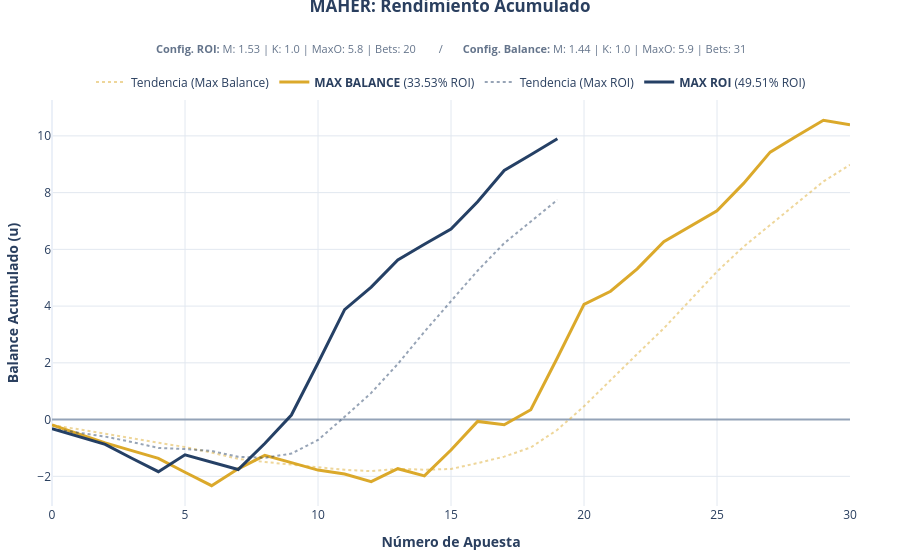

Write notebook code for a chart like this one.
### Code cell
# --- VISUALIZACIÓN DE LA MEJOR ESTRATEGIA: MAHER (ROI vs BALANCE) ---

if 'best_history_maher' in locals() and not df_grid_maher_sorted.empty:
    # -------------------------------------------------------------------------
    # PREPARACIÓN DE DATOS: ESTRATEGIA MEJOR ROI
    # -------------------------------------------------------------------------
    df_viz_roi = best_history_maher.sort_values('Date').reset_index(drop=True)
    df_viz_roi['Balance_Cum'] = df_viz_roi['Ganancia'].cumsum()
    df_viz_roi['MA_Balance'] = df_viz_roi['Balance_Cum'].rolling(window=7, min_periods=1).mean()

    # Parámetros ROI
    roi_row = df_grid_maher_sorted.iloc[0]
    r_val, r_bal, r_bets = roi_row['ROI(%)'], roi_row['Balance'], int(roi_row['Apuestas'])
    r_marg, r_kelly, r_max_o = roi_row['Margen'], roi_row['Kelly'], roi_row['Max_Odd']

    # -------------------------------------------------------------------------
    # PREPARACIÓN DE DATOS: ESTRATEGIA MEJOR BALANCE (REGENERACIÓN VECTORIZADA)
    # -------------------------------------------------------------------------
    bal_row = df_grid_maher_sorted.sort_values(by='Balance', ascending=False).iloc[0]

    if (bal_row['Margen'] != r_marg) or (bal_row['Kelly'] != r_kelly) or (bal_row['Max_Odd'] != r_max_o):
        b_m, b_k, b_mo = bal_row['Margen'], bal_row['Kelly'], bal_row['Max_Odd']
        mask_bal = valid_mask_base & (odds_flat <= b_mo) & (probs_flat * odds_flat > b_m)
        df_viz_bal = pd.DataFrame({
            'Date': fechas_flat[mask_bal],
            'Ganancia': profit_base[mask_bal] * b_k * unit
        }).sort_values('Date').reset_index(drop=True)
    else:
        df_viz_bal = df_viz_roi.copy()

    df_viz_bal['Balance_Cum'] = df_viz_bal['Ganancia'].cumsum()
    df_viz_bal['MA_Balance'] = df_viz_bal['Balance_Cum'].rolling(window=7, min_periods=1).mean()

    b_val, b_bal_total, b_bets = bal_row['ROI(%)'], bal_row['Balance'], int(bal_row['Apuestas'])
    b_marg, b_kelly, b_max_o = bal_row['Margen'], bal_row['Kelly'], bal_row['Max_Odd']

    # -------------------------------------------------------------------------
    # DISEÑO DEL GRÁFICO (PLOTLY)
    # -------------------------------------------------------------------------
    fig = go.Figure()

    # Trazas de Balance
    fig.add_trace(go.Scatter(x=df_viz_bal.index, y=df_viz_bal['MA_Balance'], name='Tendencia (Max Balance)',
                             line=dict(color='rgba(218, 165, 32, 0.45)', width=2, dash='dot')))

    fig.add_trace(go.Scatter(x=df_viz_bal.index, y=df_viz_bal['Balance_Cum'],
                             name=f'<b>MAX BALANCE</b> ({b_val:.2f}% ROI)',
                             line=dict(color='rgba(218, 165, 32, 0.95)', width=3)))

    # Trazas de ROI
    fig.add_trace(go.Scatter(x=df_viz_roi.index, y=df_viz_roi['MA_Balance'], name='Tendencia (Max ROI)',
                             line=dict(color='rgba(26, 54, 93, 0.45)', width=2, dash='dot')))

    fig.add_trace(go.Scatter(x=df_viz_roi.index, y=df_viz_roi['Balance_Cum'],
                             name=f'<b>MAX ROI</b> ({r_val:.2f}% ROI)',
                             line=dict(color='rgba(26, 54, 93, 0.95)', width=3)))

    # Construcción del subtítulo con toda la información
    subtitle_text = (f"<b>Config. ROI:</b> M: {r_marg} | K: {r_kelly} | MaxO: {r_max_o} | Bets: {r_bets}  "
                     f"      /       "
                     f"<b>Config. Balance:</b> M: {b_marg} | K: {b_kelly} | MaxO: {b_max_o} | Bets: {b_bets}")

    fig.update_layout(
        template='plotly_white',
        title={'text': '<b>MAHER: Rendimiento Acumulado</b>', 'y': 1, 'x': 0.5, 'xanchor': 'center'},
        annotations=[
            dict(
                text=subtitle_text,
                showarrow=False,
                xref="paper", yref="paper",
                x=0.5,
                y=1.15,
                font=dict(size=11, color="#64748b")
            )
        ],
        hovermode='x unified',
        paper_bgcolor='white',
        plot_bgcolor='white',
        xaxis=dict(title='<b>Número de Apuesta</b>', gridcolor='#e2e8f0'),
        yaxis=dict(title='<b>Balance Acumulado (u)</b>', zeroline=True, zerolinecolor='#94a3b8', gridcolor='#e2e8f0'),

        # Leyenda horizontal entre el subtítulo y el gráfico
        legend=dict(
            orientation="h",
            yanchor="top",
            y=1.08,
            xanchor="center",
            x=0.5
        ),

        # Margen superior ajustado para eliminar el vacío
        margin=dict(t=100, b=50, l=50, r=50)
    )

    fig.show()
else:
    print("⚠️ No hay datos suficientes para graficar.")

### Figure 1 — Plotly figure (JSON) as saved in the notebook; plotly's stock layout.template omitted (floating-point values rounded to 4 significant figures)
{"data": [{"line": {"color": "rgba(218, 165, 32, 0.45)", "dash": "dot", "width": 2}, "name": "Tendencia (Max Balance)", "type": "scatter", "x": [0, 1, 2, 3, 4, 5, 6, 7, 8, 9, 10, 11, 12, 13, 14, 15, 16, 17, 18, 19, 20, 21, 22, 23, 24, 25, 26, 27, 28, 29, 30], "y": [-0.1881, -0.341, -0.5004, -0.6485, -0.7924, -0.9697, -1.164, -1.385, -1.495, -1.595, -1.693, -1.771, -1.818, -1.733, -1.769, -1.741, -1.534, -1.306, -0.9827, -0.359, 0.4685, 1.398, 2.311, 3.216, 4.215, 5.218, 6.096, 6.862, 7.644, 8.392, 8.981]}, {"line": {"color": "rgba(218, 165, 32, 0.95)", "width": 3}, "name": "<b>MAX BALANCE</b> (33.53% ROI)", "type": "scatter", "x": [0, 1, 2, 3, 4, 5, 6, 7, 8, 9, 10, 11, 12, 13, 14, 15, 16, 17, 18, 19, 20, 21, 22, 23, 24, 25, 26, 27, 28, 29, 30], "y": [-0.1881, -0.4939, -0.8192, -1.093, -1.368, -1.856, -2.331, -1.736, -1.261, -1.517, -1.78, -1.918, -2.186, -1.732, -1.987, -1.071, -0.06562, -0.1833, 0.3451, 2.18, 4.061, 4.523, 5.315, 6.274, 6.811, 7.363, 8.324, 9.428, 9.996, 10.55, 10.39]}, {"line": {"color": "rgba(26, 54, 93, 0.45)", "dash": "dot", "width": 2}, "name": "Tendencia (Max ROI)", "type": "scatter", "x": [0, 1, 2, 3, 4, 5, 6, 7, 8, 9, 10, 11, 12, 13, 14, 15, 16, 17, 18, 19], "y": [-0.3253, -0.462, -0.5995, -0.7902, -0.9995, -1.04, -1.107, -1.312, -1.347, -1.199, -0.7194, 0.09664, 0.9409, 1.96, 3.094, 4.174, 5.248, 6.217, 6.997, 7.745]}, {"line": {"color": "rgba(26, 54, 93, 0.95)", "width": 3}, "name": "<b>MAX ROI</b> (49.51% ROI)", "type": "scatter", "x": [0, 1, 2, 3, 4, 5, 6, 7, 8, 9, 10, 11, 12, 13, 14, 15, 16, 17, 18, 19], "y": [-0.3253, -0.5988, -0.8745, -1.362, -1.837, -1.243, -1.506, -1.761, -0.8449, 0.16, 1.995, 3.876, 4.667, 5.627, 6.178, 6.715, 7.677, 8.781, 9.333, 9.902]}], "layout": {"annotations": [{"font": {"color": "#64748b", "size": 11}, "showarrow": false, "text": "<b>Config. ROI:</b> M: 1.53 | K: 1.0 | MaxO: 5.8 | Bets: 20        /       <b>Config. Balance:</b> M: 1.44 | K: 1.0 | MaxO: 5.9 | Bets: 31", "x": 0.5, "xref": "paper", "y": 1.15, "yref": "paper"}], "hovermode": "x unified", "legend": {"orientation": "h", "x": 0.5, "xanchor": "center", "y": 1.08, "yanchor": "top"}, "margin": {"b": 50, "l": 50, "r": 50, "t": 100}, "paper_bgcolor": "white", "plot_bgcolor": "white", "title": {"text": "<b>MAHER: Rendimiento Acumulado</b>", "x": 0.5, "xanchor": "center", "y": 1}, "xaxis": {"gridcolor": "#e2e8f0", "title": {"text": "<b>Número de Apuesta</b>"}}, "yaxis": {"gridcolor": "#e2e8f0", "title": {"text": "<b>Balance Acumulado (u)</b>"}, "zeroline": true, "zerolinecolor": "#94a3b8"}}}
